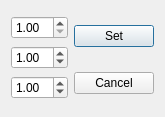
<?xml version="1.0" encoding="UTF-8"?>
<ui version="4.0">
 <class>dialog_vol_prop</class>
 <widget class="QDialog" name="dialog_vol_prop">
  <property name="geometry">
   <rect>
    <x>0</x>
    <y>0</y>
    <width>162</width>
    <height>117</height>
   </rect>
  </property>
  <property name="windowTitle">
   <string>Volume Dimensions</string>
  </property>
  <layout class="QGridLayout" name="gridLayout">
   <item row="0" column="0" rowspan="2">
    <layout class="QVBoxLayout" name="verticalLayout">
     <item>
      <widget class="QDoubleSpinBox" name="dim_x">
       <property name="minimum">
        <double>1.000000000000000</double>
       </property>
      </widget>
     </item>
     <item>
      <widget class="QDoubleSpinBox" name="dim_y">
       <property name="value">
        <double>1.000000000000000</double>
       </property>
      </widget>
     </item>
     <item>
      <widget class="QDoubleSpinBox" name="dim_z">
       <property name="value">
        <double>1.000000000000000</double>
       </property>
      </widget>
     </item>
    </layout>
   </item>
   <item row="0" column="1">
    <widget class="QPushButton" name="set_vol_dim">
     <property name="text">
      <string>Set</string>
     </property>
    </widget>
   </item>
   <item row="1" column="1">
    <widget class="QPushButton" name="cancel_vol_dim">
     <property name="text">
      <string>Cancel</string>
     </property>
    </widget>
   </item>
  </layout>
 </widget>
 <resources/>
 <connections/>
</ui>
